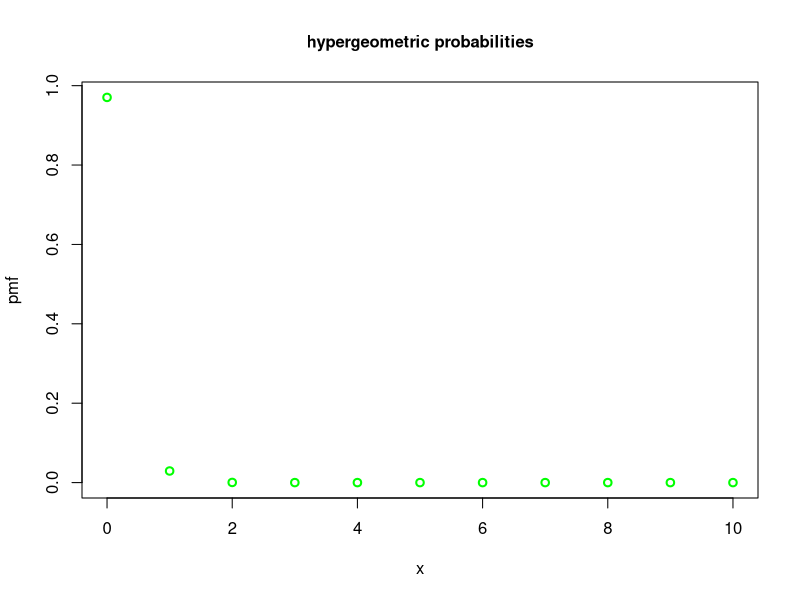

Recreate this plot in R. (Note: this script raises an error after producing the figure.)
# 计算组合数
# 10个里面选6个
choose(10, 6)
# 计算超几何分布（The Hypergeometric Distribution）
## dhyper(x, m, n, k, log=FALSE)  例：假设总共有10000条代码，其中有30条代码是可优化的，9970条代码是不可优化的，现在从所有的10000条代码里选择10条，求其中有0条可优化的代码的概率
prob=dhyper(0, 30, 9970, 10)
# 画图表示x=0,1,2，...,10时的概率分布情况
x=(0:10)
y=dhyper(x, 30, 9970, 10)
plot(x, y, ylab="pmf", main="hypergeometric probabilities", lwd=2, cex.main=1, col="green") # xlab和ylab表示坐标轴名称，main为标题名称，lwd为描点宽度，cex.main为标题字体大小,col为颜色...
# 多个图像描点
plot(x, y1, ylab="pmf", main="hypergeometric probabilities", lwd=2, cex.main=1, col="green")
lines(x, y2, lwd=2, col="green", type="p") # type控制点或者线的展示形式（plot里的内容不需要重写）
#legend函数（图例）
legend(m, n, legend=c("o", "p", "q"), col=c("r", "s", "t"), lwd=2) # m和n确定图例的位置，o，p，q为图例中的文字，r，s，t为颜色  ！！！不能忘记lwd，不然看不到图例的线条
